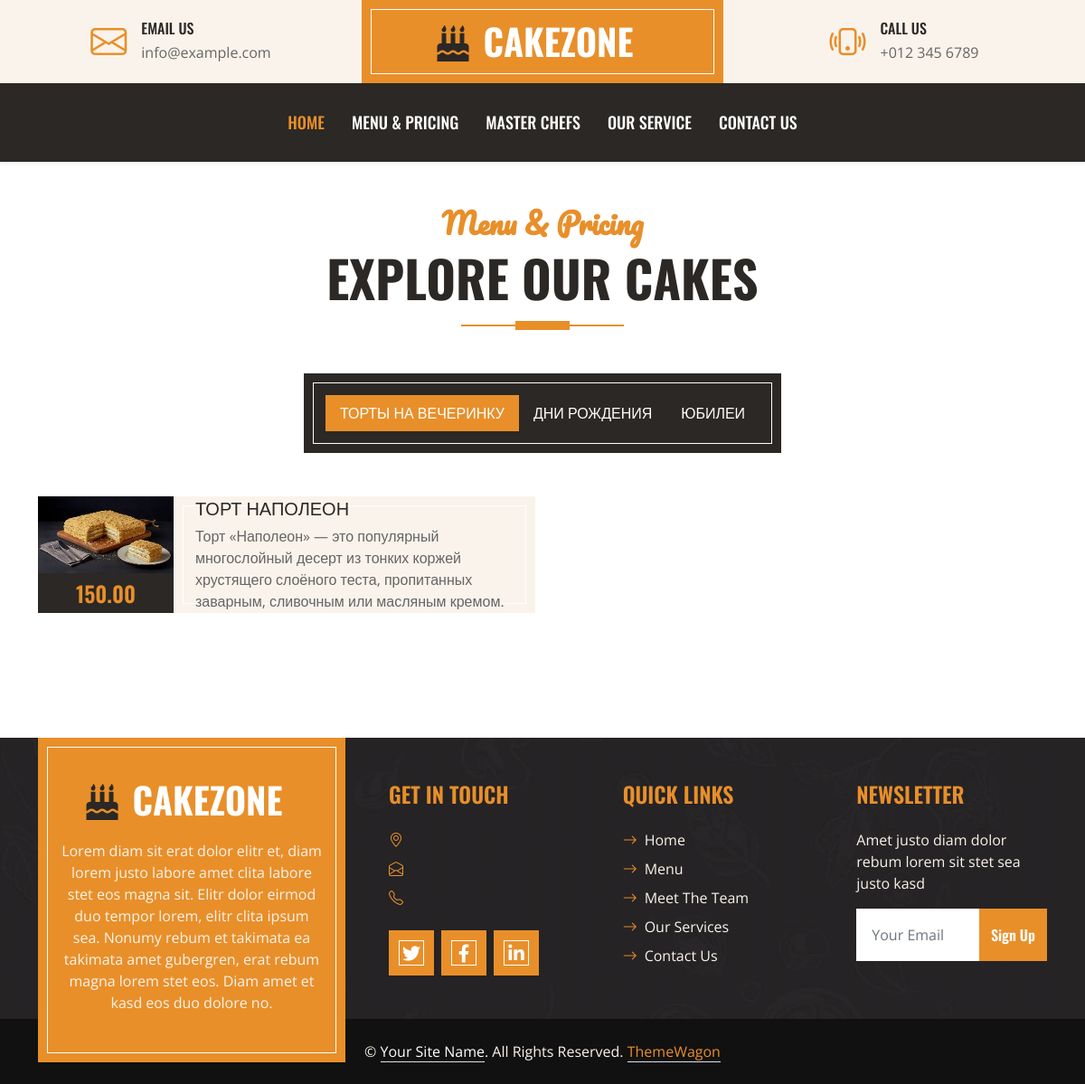
/menu/, run on an earlier commit of the app's database.
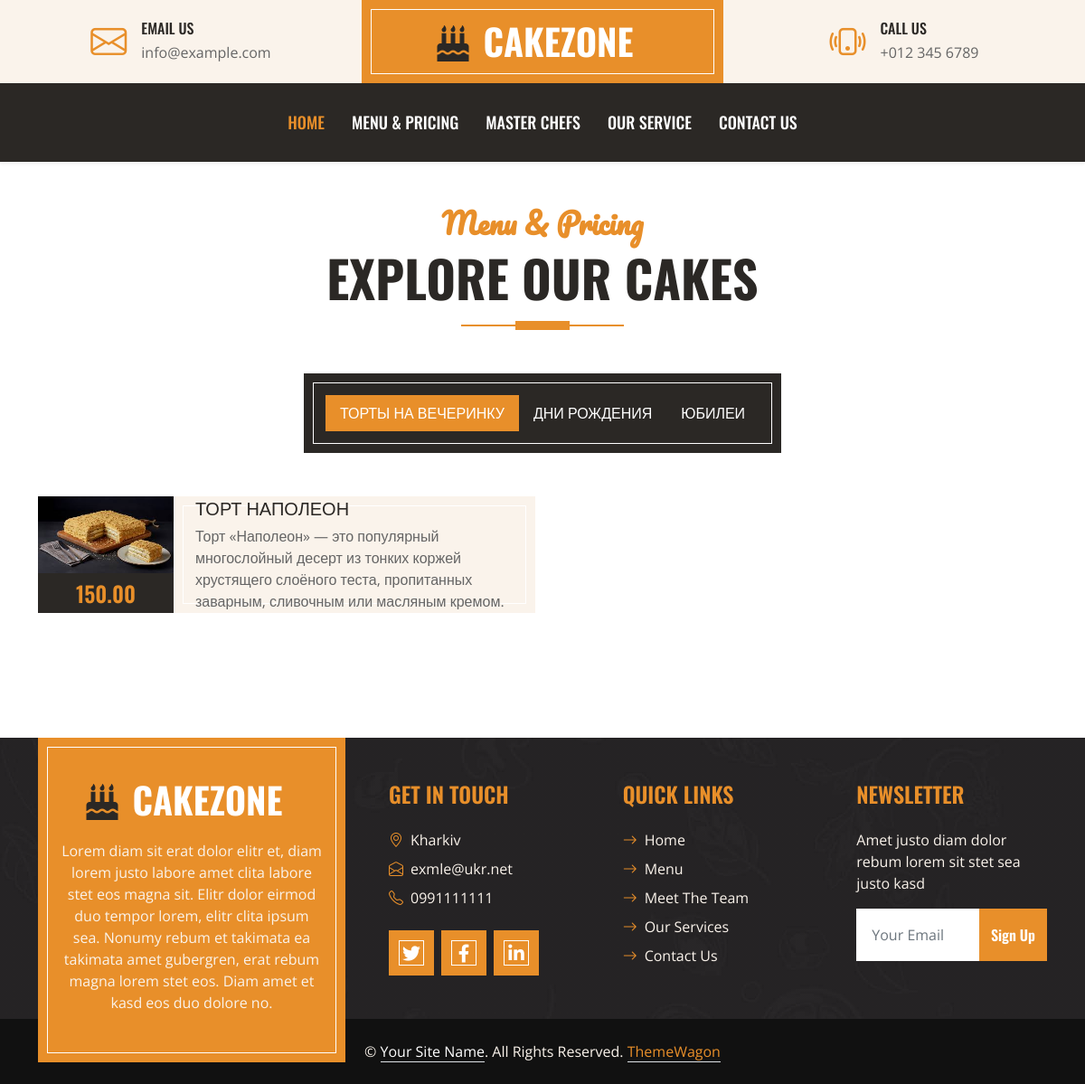
And on a later commit of the database.
### contacts/models.py (models this page shows, shortened)
class Contacts(models.Model):
    address = models.TextField() #address = models.CharField(max_length=255) мой вариант был
    photo = models.ImageField(upload_to='contacts_photos')
    phone = models.CharField(max_length=20)
    email = models.EmailField()
    working_hours = models.CharField(max_length=100)
    is_visible = models.BooleanField(default=True)
    sort = models.PositiveSmallIntegerField()
    facebook = models.URLField(blank=True)
    instagram = models.URLField(blank=True)
    twitter = models.URLField(blank=True)
    linkedin = models.URLField(blank=True)
    class Meta:
        verbose_name = 'Контакт' #'Contact'
        verbose_name_plural = 'Контакты' #'Contacts'
        ordering = ('sort',)

### menu/views.py (the view)
# urls.py: path('', index, name = 'index'),
def index(request):
    categories = Category.objects.filter(is_vsible = True)
    context = {
        'categories': categories
    }
    return render(request, 'menu.html', context = context)

### contacts/context_processors.py (called while the page is built)
def contacts(request):
    return {
        'index_contacts': Contacts.objects.first()
    }

### menu/models.py (called while the page is built)
    def __str__(self):
        return self.name

### menu/templates/menu.html
{% extends "index.html" %}
{% block content %}
    <div class="container-fluid about py-5">
        <div class="container">
            <div class="section-title position-relative text-center mx-auto mb-5 pb-3" style="max-width: 600px;">
                <h2 class="text-primary font-secondary">Menu & Pricing</h2>
                <h1 class="display-4 text-uppercase">Explore Our Cakes</h1>
            </div>
            <div class="tab-class text-center">
                <ul class="nav nav-pills d-inline-flex justify-content-center bg-dark text-uppercase border-inner p-4 mb-5">
                    {% for category in categories %}
                        {% if forloop.first %}
                            <li class="nav-item">
                                <a class="nav-link text-white active" data-bs-toggle="pill" href="#tab-{{ category.pk }}">{{ category.name }}</a>
                            </li>
                        {% else %}
                            <li class="nav-item">
                                <a class="nav-link text-white" data-bs-toggle="pill" href="#tab-{{ category.pk }}">{{ category.name }}</a>
                            </li>
                        {% endif %}
                    {% endfor %}
                </ul>
                <div class="tab-content">
                    {% for category in categories %}
                        <div id="tab-{{ category.pk }}" class="tab-pane fade show p-0 {% if forloop.first %}show active{% endif %}">
                            <div class="row g-3">
                                {% for dish in category.dishes.all %}
                                <div class="col-lg-6">
                                    <div class="d-flex h-100">
                                        <div class="flex-shrink-0">
                                            <img class="img-fluid" src="{{ dish.photo.url }}" alt="" style="width: 150px; height: 85px;">
                                            <h4 class="bg-dark text-primary p-2 m-0">{{ dish.price|floatformat:2 }}</h4>
                                        </div>
                                        <div class="d-flex flex-column justify-content-center text-start bg-secondary border-inner px-4">
                                            <h5 class="text-uppercase">{{ dish }}</h5>
                                            <span>{{ dish.description }}</span>
                                        </div>
                                    </div>
                                </div>
                                {% endfor %}
                            </div>
                        </div>
                    {% endfor %}
                </div>
            </div>
        </div>
    </div>
{% endblock %}

### templates/footer.html (shortened to what the changed rows need)
<div class="container-fluid bg-img text-secondary" style="margin-top: 90px">
        <div class="container">
            <div class="row gx-5">
                <div class="col-lg-4 col-md-6 mb-lg-n5">
                    <div class="d-flex flex-column align-items-center justify-content-center text-center h-100 bg-primary border-inner p-4">
                        <a href="index.html" class="navbar-brand">
                            <h1 class="m-0 text-uppercase text-white"><i class="fa fa-birthday-cake fs-1 text-dark me-3"></i>CakeZone</h1>
                        </a>
                    </div>
                </div>
                <div class="col-lg-8 col-md-6">
                    <div class="row gx-5">
                        <div class="col-lg-4 col-md-12 pt-5 mb-5">
                            <div class="d-flex mb-2">
                                <i class="bi bi-geo-alt text-primary me-2"></i>
                                <p class="mb-0">{{ index_contacts.address }}</p>
                            </div>
                            <div class="d-flex mb-2">
                                <i class="bi bi-envelope-open text-primary me-2"></i>
                                <p class="mb-0">{{ index_contacts.email }}</p>
                            </div>
                            <div class="d-flex mb-2">
                                <i class="bi bi-telephone text-primary me-2"></i>
                                <p class="mb-0">{{ index_contacts.phone }}</p>
                            </div>
                        </div>
                    </div>
                </div>
            </div>
        </div>
    </div>

What changed in the data, as far as the page shows it:
added Contacts: address "Kharkiv", email "exmle@ukr.net", phone "0991111111"
